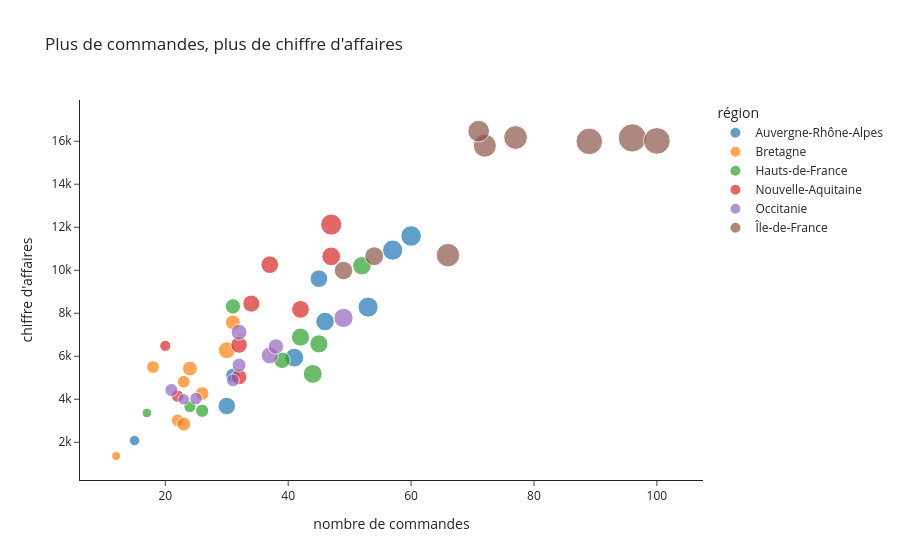

The cell this chart's notebook holds for it:
### Markdown cell above
### Question 3.4

Crée un nuage de points interactif du chiffre d'affaires en fonction du nombre de commandes, avec une couleur par région et une taille de point selon la quantité vendue (`size="quantite"`), dans une variable `fig_nuage`. Ajoute le mois à l'info-bulle, au format mois et année (`hover_data={"mois": "|%m/%Y"}`), des libellés lisibles et un titre qui énonce le message.

Survole les points en haut à droite, ceux qui s'écartaient de la tendance à la question 1.6 : à quelle région et à quels mois correspondent-ils ?

### Code cell
fig_nuage = px.scatter(
    indicateurs,
    x="nb_commandes",
    y="ca",
    color="region",
    size="quantite",
    hover_data={"mois": "|%m/%Y"},
    labels={"nb_commandes": "nombre de commandes", "ca": "chiffre d'affaires", "region": "région", "quantite": "quantité"},
    title="Plus de commandes, plus de chiffre d'affaires",
    template="simple_white",
)
fig_nuage.show()

### Figure 1 — Plotly figure (JSON) as saved in the notebook; plotly's stock layout.template omitted (floating-point values rounded to 4 significant figures)
{"data": [{"customdata": [["2025-01-01T00:00:00.000000"], ["2025-02-01T00:00:00.000000"], ["2025-03-01T00:00:00.000000"], ["2025-04-01T00:00:00.000000"], ["2025-05-01T00:00:00.000000"], ["2025-06-01T00:00:00.000000"], ["2025-07-01T00:00:00.000000"], ["2025-08-01T00:00:00.000000"], ["2025-09-01T00:00:00.000000"]], "hovertemplate": "région=Auvergne-Rhône-Alpes<br>nombre de commandes=%{x}<br>chiffre d'affaires=%{y}<br>quantité=%{marker.size}<br>mois=%{customdata[0]|%m/%Y}<extra></extra>", "legendgroup": "Auvergne-Rhône-Alpes", "marker": {"color": "#1F77B4", "size": [224, 145, 303, 253, 248, 291, 219, 77, 295], "sizemode": "area", "sizeref": 1.43, "symbol": "circle"}, "mode": "markers", "name": "Auvergne-Rhône-Alpes", "orientation": "v", "showlegend": true, "type": "scatter", "x": [45, 31, 60, 41, 46, 53, 30, 15, 57], "xaxis": "x", "y": [9608.0, 5118.0, 11590.0, 5933.0, 7614.0, 8287.0, 3686.0, 2081.0, 10940.0], "yaxis": "y"}, {"customdata": [["2025-01-01T00:00:00.000000"], ["2025-02-01T00:00:00.000000"], ["2025-03-01T00:00:00.000000"], ["2025-04-01T00:00:00.000000"], ["2025-05-01T00:00:00.000000"], ["2025-06-01T00:00:00.000000"], ["2025-07-01T00:00:00.000000"], ["2025-08-01T00:00:00.000000"], ["2025-09-01T00:00:00.000000"]], "hovertemplate": "région=Bretagne<br>nombre de commandes=%{x}<br>chiffre d'affaires=%{y}<br>quantité=%{marker.size}<br>mois=%{customdata[0]|%m/%Y}<extra></extra>", "legendgroup": "Bretagne", "marker": {"color": "#FF7F0E", "size": [115, 116, 137, 159, 135, 156, 118, 57, 204], "sizemode": "area", "sizeref": 1.43, "symbol": "circle"}, "mode": "markers", "name": "Bretagne", "orientation": "v", "showlegend": true, "type": "scatter", "x": [22, 23, 23, 31, 26, 24, 18, 12, 30], "xaxis": "x", "y": [3016.0, 4814.0, 2844.0, 7575.0, 4266.0, 5427.0, 5498.0, 1361.0, 6280.0], "yaxis": "y"}, {"customdata": [["2025-01-01T00:00:00.000000"], ["2025-02-01T00:00:00.000000"], ["2025-03-01T00:00:00.000000"], ["2025-04-01T00:00:00.000000"], ["2025-05-01T00:00:00.000000"], ["2025-06-01T00:00:00.000000"], ["2025-07-01T00:00:00.000000"], ["2025-08-01T00:00:00.000000"], ["2025-09-01T00:00:00.000000"]], "hovertemplate": "région=Hauts-de-France<br>nombre de commandes=%{x}<br>chiffre d'affaires=%{y}<br>quantité=%{marker.size}<br>mois=%{customdata[0]|%m/%Y}<extra></extra>", "legendgroup": "Hauts-de-France", "marker": {"color": "#2CA02C", "size": [103, 236, 235, 168, 254, 195, 125, 66, 247], "sizemode": "area", "sizeref": 1.43, "symbol": "circle"}, "mode": "markers", "name": "Hauts-de-France", "orientation": "v", "showlegend": true, "type": "scatter", "x": [24, 45, 42, 31, 44, 39, 26, 17, 52], "xaxis": "x", "y": [3656.0, 6575.0, 6888.0, 8321.0, 5178.0, 5814.0, 3465.0, 3363.0, 10210.0], "yaxis": "y"}, {"customdata": [["2025-01-01T00:00:00.000000"], ["2025-02-01T00:00:00.000000"], ["2025-03-01T00:00:00.000000"], ["2025-04-01T00:00:00.000000"], ["2025-05-01T00:00:00.000000"], ["2025-06-01T00:00:00.000000"], ["2025-07-01T00:00:00.000000"], ["2025-08-01T00:00:00.000000"], ["2025-09-01T00:00:00.000000"]], "hovertemplate": "région=Nouvelle-Aquitaine<br>nombre de commandes=%{x}<br>chiffre d'affaires=%{y}<br>quantité=%{marker.size}<br>mois=%{customdata[0]|%m/%Y}<extra></extra>", "legendgroup": "Nouvelle-Aquitaine", "marker": {"color": "#D62728", "size": [198, 175, 319, 224, 210, 251, 111, 89, 227], "sizemode": "area", "sizeref": 1.43, "symbol": "circle"}, "mode": "markers", "name": "Nouvelle-Aquitaine", "orientation": "v", "showlegend": true, "type": "scatter", "x": [32, 32, 47, 37, 34, 47, 22, 20, 42], "xaxis": "x", "y": [6525.0, 5033.0, 12120.0, 10260.0, 8450.0, 10640.0, 4146.0, 6483.0, 8181.0], "yaxis": "y"}, {"customdata": [["2025-01-01T00:00:00.000000"], ["2025-02-01T00:00:00.000000"], ["2025-03-01T00:00:00.000000"], ["2025-04-01T00:00:00.000000"], ["2025-05-01T00:00:00.000000"], ["2025-06-01T00:00:00.000000"], ["2025-07-01T00:00:00.000000"], ["2025-08-01T00:00:00.000000"], ["2025-09-01T00:00:00.000000"]], "hovertemplate": "région=Occitanie<br>nombre de commandes=%{x}<br>chiffre d'affaires=%{y}<br>quantité=%{marker.size}<br>mois=%{customdata[0]|%m/%Y}<extra></extra>", "legendgroup": "Occitanie", "marker": {"color": "#9467BD", "size": [120, 140, 114, 266, 180, 207, 124, 95, 171], "sizemode": "area", "sizeref": 1.43, "symbol": "circle"}, "mode": "markers", "name": "Occitanie", "orientation": "v", "showlegend": true, "type": "scatter", "x": [31, 32, 25, 49, 32, 37, 21, 23, 38], "xaxis": "x", "y": [4878.0, 5588.0, 4031.0, 7785.0, 7119.0, 6037.0, 4426.0, 3998.0, 6456.0], "yaxis": "y"}, {"customdata": [["2025-01-01T00:00:00.000000"], ["2025-02-01T00:00:00.000000"], ["2025-03-01T00:00:00.000000"], ["2025-04-01T00:00:00.000000"], ["2025-05-01T00:00:00.000000"], ["2025-06-01T00:00:00.000000"], ["2025-07-01T00:00:00.000000"], ["2025-08-01T00:00:00.000000"], ["2025-09-01T00:00:00.000000"]], "hovertemplate": "région=Île-de-France<br>nombre de commandes=%{x}<br>chiffre d'affaires=%{y}<br>quantité=%{marker.size}<br>mois=%{customdata[0]|%m/%Y}<extra></extra>", "legendgroup": "Île-de-France", "marker": {"color": "#8C564B", "size": [382, 394, 505, 337, 405, 572, 256, 245, 513], "sizemode": "area", "sizeref": 1.43, "symbol": "circle"}, "mode": "markers", "name": "Île-de-France", "orientation": "v", "showlegend": true, "type": "scatter", "x": [72, 66, 89, 71, 77, 96, 54, 49, 100], "xaxis": "x", "y": [15790.0, 10700.0, 15990.0, 16470.0, 16170.0, 16150.0, 10650.0, 9987.0, 16020.0], "yaxis": "y"}], "layout": {"legend": {"itemsizing": "constant", "title": {"text": "région"}, "tracegroupgap": 0}, "title": {"text": "Plus de commandes, plus de chiffre d'affaires"}, "xaxis": {"anchor": "y", "domain": [0.0, 1.0], "title": {"text": "nombre de commandes"}}, "yaxis": {"anchor": "x", "domain": [0.0, 1.0], "title": {"text": "chiffre d'affaires"}}}}
